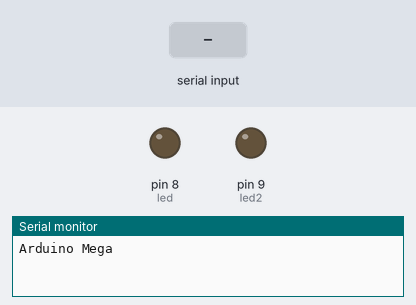
Recording of a sketch running on a simulated Arduino Mega 2560, built with avr-gcc and run on an emulated ATmega2560. Shown: output pins drawn as LEDs (lit = HIGH), the last lines printed to the serial monitor. Inputs (shaded band) come from the test bench.

Above: at 1.2 s.
1.3 s: "a" received over the second serial link
At 2.4 s:
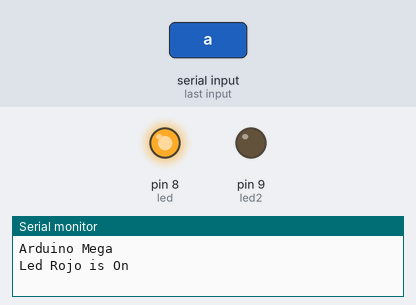
2.8 s: "c" received over the second serial link
At 3.5 s:
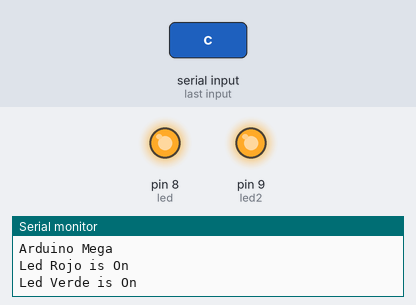
4.3 s: "b" received over the second serial link
At 4.7 s:
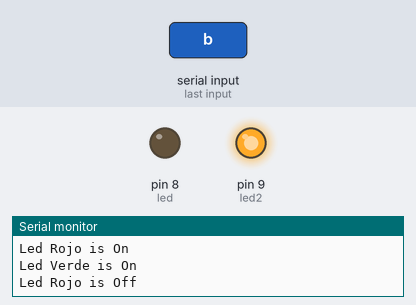
Timing chart, 0 to 7.3 s (numbered marks = the images above; inputs shaded):
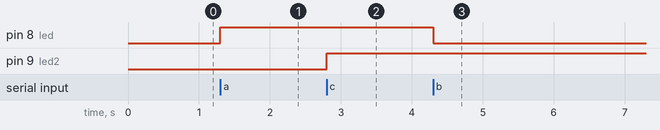

Measured:
- after the input at 1.3 s, pin 8 (led): LOW → HIGH at once
- after the input at 2.8 s, pin 9 (led2): LOW → HIGH at once
- after the input at 4.3 s, pin 8 (led): HIGH → LOW at once

The sketch:

Practica_20_InvestigacionWifi_Arduino.ino
```cpp
// AUTOR: RETBOT
char blueToothVal; // Variable para la recepción de los datos del Bluetooth
char lastValue; // Variable para mantener el último elemento enviado del Bluetooth
int led = 8;// Pin del LED Rojo
int led2 = 9;// Pin del LED Verde

void setup() {
Serial.begin(115200);// inicializacion de la comunicación serial
Serial.println("Arduino Mega");// Imprime un mensaje en consola

pinMode(led, OUTPUT); // Se pone el pin del led Rojo como salida
pinMode(led2, OUTPUT); // Se pone el pin del led Verde como salida
digitalWrite(led, LOW); // Se pone el pin del led Rojo apagado
digitalWrite(led2, LOW); // Se pone el pin del led Verde apagado

  while (!Serial)
   {
    ; //espere a que se conecte el puerto serie. Necesario solo para puerto USB nativo
  }

while (Serial.read() >= 0) {} // Vaciar el caché del puerto serie
  Serial1.begin(115200);
}

void loop() {
    if(Serial1.available()>0) // Determine si el puerto serie 1 recibe datos (aquí el puerto serie 1 se refiere a TX1 y RX1)
    {
      blueToothVal=Serial1.read(); // Almacena el valor enviado al puerto serial 1
    }


   if(Serial.available()>0) // Determine si el puerto serie 0 ha recibido datos
    {
      Serial1.write(Serial.read()); // Enviar los datos leídos por el puerto serie 0 al puerto serie 1
    }

    if(blueToothVal == 'a'){ // Si el valor recibido es un char 'a'
      digitalWrite(led, HIGH); //Encendemos el led rojo
      if(lastValue != 'a') // Si el ultimo valor es diferente a el char de 'a'
         Serial.println(F("Led Rojo is On")); // Imprime el mensaje en consola

      lastValue=blueToothVal; // Guarda el último valor recibido

    }else if(blueToothVal == 'b'){ // Si el valor recibido es un char 'b'
      digitalWrite(led, LOW); // apaga el led
      if(lastValue != 'b') // Si el ultimo valor es diferente a el char de 'b'
         Serial.println(F("Led Rojo is Off")); // Imprime el mensaje en consola

     lastValue=blueToothVal; // Guarda el último valor recibido
    }else if(blueToothVal == 'c'){ // Si el valor recibido es un char 'c'
      digitalWrite(led2, HIGH); // Encendemos el led
      if(lastValue != 'c') // Si el ultimo valor es diferente a el char de 'c'
         Serial.println(F("Led Verde is On")); // Imprime el mensaje en consola

     lastValue=blueToothVal; // Guarda el último valor recibido
    }else if(blueToothVal == 'd'){ // Si el valor recibido es un char 'c'
      digitalWrite(led2, LOW); // Encendemos el led
      if(lastValue != 'd') // Si el ultimo valor es diferente a el char de 'c'
         Serial.println(F("Led Verde is Off")); // Imprime el mensaje en consola

     lastValue=blueToothVal; // Guarda el último valor recibido
    }
    delay(100);// Espera 0.1 segundos
}
// AUTOR: RETBOT 
```
